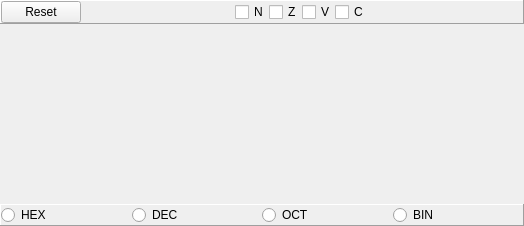
<?xml version="1.0" encoding="UTF-8"?>
<ui version="4.0">
 <class>RegisterEditorClass</class>
 <widget class="QWidget" name="RegisterEditorClass">
  <property name="geometry">
   <rect>
    <x>0</x>
    <y>0</y>
    <width>524</width>
    <height>226</height>
   </rect>
  </property>
  <property name="windowTitle">
   <string>RegisterEditor</string>
  </property>
  <layout class="QVBoxLayout" name="verticalLayout">
   <property name="spacing">
    <number>0</number>
   </property>
   <property name="margin">
    <number>0</number>
   </property>
   <item>
    <widget class="QFrame" name="m_fControl">
     <property name="frameShape">
      <enum>QFrame::Panel</enum>
     </property>
     <property name="frameShadow">
      <enum>QFrame::Raised</enum>
     </property>
     <layout class="QHBoxLayout" name="horizontalLayout">
      <property name="spacing">
       <number>0</number>
      </property>
      <property name="margin">
       <number>0</number>
      </property>
      <item>
       <widget class="QPushButton" name="m_pbReset">
        <property name="text">
         <string>Reset</string>
        </property>
       </widget>
      </item>
      <item>
       <spacer name="horizontalSpacer">
        <property name="orientation">
         <enum>Qt::Horizontal</enum>
        </property>
        <property name="sizeHint" stdset="0">
         <size>
          <width>40</width>
          <height>20</height>
         </size>
        </property>
       </spacer>
      </item>
      <item>
       <widget class="QCheckBox" name="m_chbN">
        <property name="text">
         <string>N</string>
        </property>
       </widget>
      </item>
      <item>
       <widget class="QCheckBox" name="m_chbZ">
        <property name="text">
         <string>Z</string>
        </property>
       </widget>
      </item>
      <item>
       <widget class="QCheckBox" name="m_chbV">
        <property name="text">
         <string>V</string>
        </property>
       </widget>
      </item>
      <item>
       <widget class="QCheckBox" name="m_chbC">
        <property name="text">
         <string>C</string>
        </property>
       </widget>
      </item>
      <item>
       <spacer name="horizontalSpacer_2">
        <property name="orientation">
         <enum>Qt::Horizontal</enum>
        </property>
        <property name="sizeHint" stdset="0">
         <size>
          <width>40</width>
          <height>20</height>
         </size>
        </property>
       </spacer>
      </item>
     </layout>
    </widget>
   </item>
   <item>
    <spacer name="verticalSpacer">
     <property name="orientation">
      <enum>Qt::Vertical</enum>
     </property>
     <property name="sizeHint" stdset="0">
      <size>
       <width>20</width>
       <height>40</height>
      </size>
     </property>
    </spacer>
   </item>
   <item>
    <widget class="QFrame" name="m_fRegisters">
     <property name="frameShape">
      <enum>QFrame::Panel</enum>
     </property>
     <property name="frameShadow">
      <enum>QFrame::Raised</enum>
     </property>
    </widget>
   </item>
   <item>
    <widget class="QFrame" name="m_fMode">
     <property name="frameShape">
      <enum>QFrame::Panel</enum>
     </property>
     <property name="frameShadow">
      <enum>QFrame::Raised</enum>
     </property>
     <layout class="QHBoxLayout" name="horizontalLayout_2">
      <property name="spacing">
       <number>0</number>
      </property>
      <property name="margin">
       <number>0</number>
      </property>
      <item>
       <widget class="QRadioButton" name="m_rbHex">
        <property name="text">
         <string>HEX</string>
        </property>
        <attribute name="buttonGroup">
         <string>m_bgMode</string>
        </attribute>
       </widget>
      </item>
      <item>
       <widget class="QRadioButton" name="m_rbDec">
        <property name="text">
         <string>DEC</string>
        </property>
        <attribute name="buttonGroup">
         <string>m_bgMode</string>
        </attribute>
       </widget>
      </item>
      <item>
       <widget class="QRadioButton" name="m_rbOct">
        <property name="text">
         <string>OCT</string>
        </property>
        <attribute name="buttonGroup">
         <string>m_bgMode</string>
        </attribute>
       </widget>
      </item>
      <item>
       <widget class="QRadioButton" name="m_rbBin">
        <property name="text">
         <string>BIN</string>
        </property>
        <attribute name="buttonGroup">
         <string>m_bgMode</string>
        </attribute>
       </widget>
      </item>
     </layout>
    </widget>
   </item>
  </layout>
 </widget>
 <layoutdefault spacing="6" margin="11"/>
 <resources/>
 <connections>
  <connection>
   <sender>m_pbReset</sender>
   <signal>clicked()</signal>
   <receiver>RegisterEditorClass</receiver>
   <slot>resetRegisters()</slot>
   <hints>
    <hint type="sourcelabel">
     <x>32</x>
     <y>13</y>
    </hint>
    <hint type="destinationlabel">
     <x>606</x>
     <y>130</y>
    </hint>
   </hints>
  </connection>
 </connections>
 <slots>
  <slot>resetRegisters()</slot>
 </slots>
 <buttongroups>
  <buttongroup name="m_bgMode"/>
 </buttongroups>
</ui>
